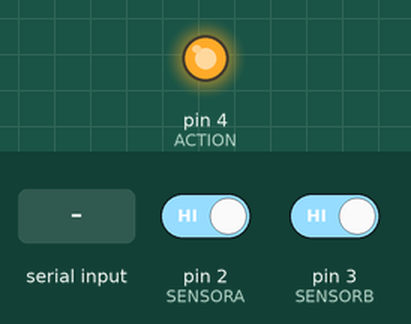
Simulated run of this sketch. Board: Arduino Uno, built with avr-gcc and run on an emulated ATmega328P. Shown: output pins drawn as LEDs (lit = HIGH). The inputs (shaded band) are chosen by the test bench; at power-on: pin 2 (SENSORA) HIGH, pin 3 (SENSORB) HIGH. What the sketch prints to the serial monitor is not drawn.

Above: at 1.2 s.
1.3 s: "1" received over Serial
Timing chart, 0 to 4.3 s (numbered marks = the images above; inputs shaded):
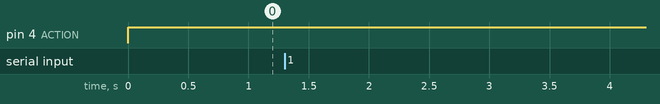

The sketch:

MotorGPIOControl.ino
```cpp
#include<time.h>

#define SENSORA 2
#define SENSORB 3
#define ACTION 4


byte data;
void setup() {
  // put your setup code here, to run once:
    Serial.begin(38400);
    pinMode(SENSORA, INPUT_PULLUP);
    pinMode(SENSORB, INPUT_PULLUP);
    pinMode(ACTION, OUTPUT);
}

void loop()
{
    byte motor1=64,motor2=192;

    int L1=digitalRead(SENSORA);
    int L2=digitalRead(SENSORB);


    if(L1==1 and L2==1 and Serial.available() > 0)
    {

     data = Serial.read();

     digitalWrite(ACTION,LOW);

     if(data==49)
     {

     motor1=75;
     Serial.write(motor1);
     motor2=203;
     Serial.write(motor2);

    }
    else if(data==50)
    {

     motor1=75;
     motor2=192;
     Serial.write(motor1);
     Serial.write(motor2);


    }
    else if(data==51)
    {

     motor1=64;
     motor2=203;
     Serial.write(motor1);
     Serial.write(motor2);


    }
    else
    {

     motor1=64;
     motor2=192;
     Serial.write(motor1);
     Serial.write(motor2);

    }
   }

   else
   {
    digitalWrite(ACTION,HIGH);

    motor1=64;
    motor2=192;
    Serial.write(motor1);
    Serial.write(motor2);
   }

}
```
